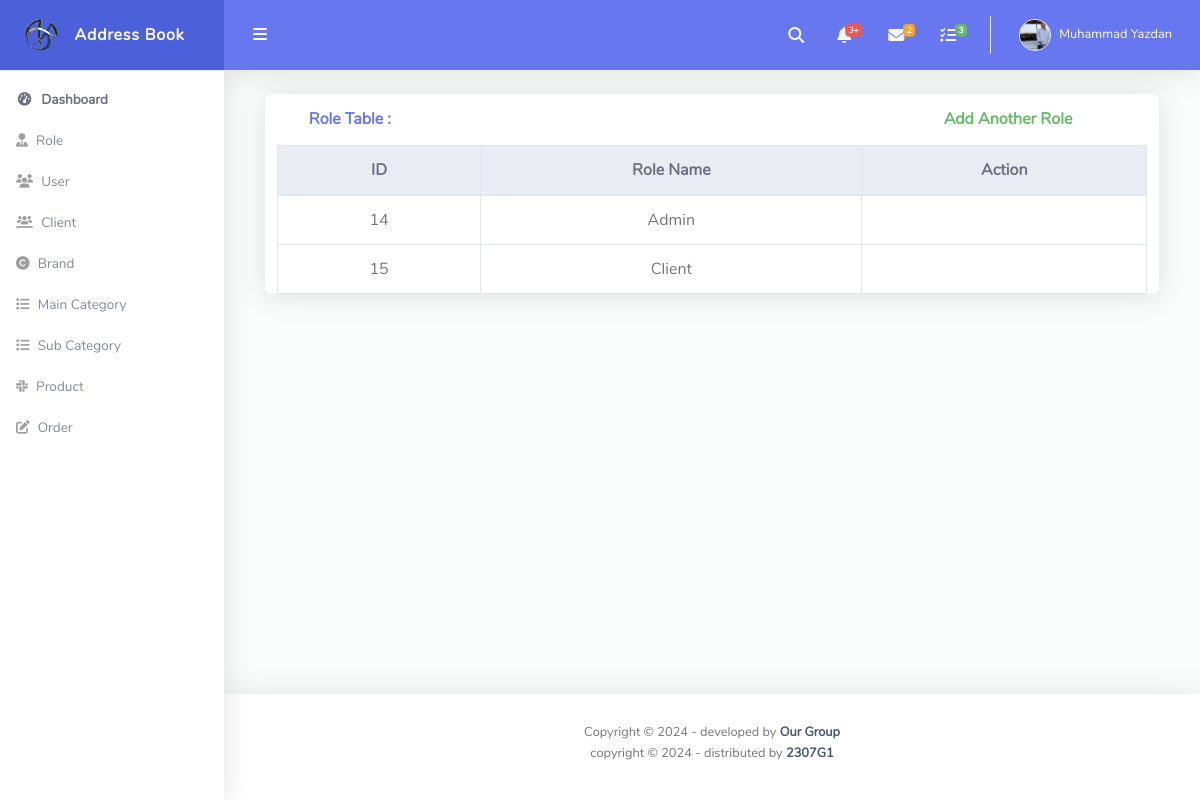
The app's page /admin/role_show.php with its own data.
### tables this page shows
CREATE TABLE `role` (
  `id` int(11) NOT NULL,
  `role_name` varchar(255) NOT NULL
);

### admin/role_show.php (the view, shortened to what this page needs)
<?php
include("./connection.php");
include("./header.php");
$sql = "select * from role";
$result = mysqli_query($con, $sql);
?>
<div id="content-wrapper" class="d-flex flex-column">
  <div id="content">
    <nav class="navbar navbar-expand navbar-light bg-navbar topbar mb-4 static-top">
      <button id="sidebarToggleTop" class="btn btn-link rounded-circle mr-3">
        <i class="fa fa-bars"></i>
      </button>
      <ul class="navbar-nav ml-auto">
        <li class="nav-item dropdown no-arrow">
          <a class="nav-link dropdown-toggle" href="#" id="searchDropdown" role="button" data-toggle="dropdown" aria-haspopup="true" aria-expanded="false">
            <i class="fas fa-search fa-fw"></i>
          </a>
        </li>
        <li class="nav-item dropdown no-arrow mx-1">
          <a class="nav-link dropdown-toggle" href="#" id="alertsDropdown" role="button" data-toggle="dropdown" aria-haspopup="true" aria-expanded="false">
            <i class="fas fa-bell fa-fw"></i>
            <span class="badge badge-danger badge-counter">3+</span>
          </a>
        </li>
        <li class="nav-item dropdown no-arrow mx-1">
          <a class="nav-link dropdown-toggle" href="#" id="messagesDropdown" role="button" data-toggle="dropdown" aria-haspopup="true" aria-expanded="false">
            <i class="fas fa-envelope fa-fw"></i>
            <span class="badge badge-warning badge-counter">2</span>
          </a>
        </li>
        <li class="nav-item dropdown no-arrow mx-1">
          <a class="nav-link dropdown-toggle" href="#" id="messagesDropdown" role="button" data-toggle="dropdown" aria-haspopup="true" aria-expanded="false">
            <i class="fas fa-tasks fa-fw"></i>
            <span class="badge badge-success badge-counter">3</span>
          </a>
        </li>
        <li class="nav-item dropdown no-arrow">
          <a class="nav-link dropdown-toggle" href="#" id="userDropdown" role="button" data-toggle="dropdown" aria-haspopup="true" aria-expanded="false">
            <img class="img-profile rounded-circle" src="../me.png" style="max-width: 60px">
            <span class="ml-2 d-none d-lg-inline text-white small">Muhammad Yazdan</span>
          </a>
        </li>
      </ul>
    </nav>
    <div class="card col-lg-11 mx-auto">
      <div class="container">
        <div class="row">
          <div class="col-lg-9 card-header py-3 d-flex flex-row align-items-center justify-content-between">
            <h6 class="m-0 font-weight-bold text-primary">Role Table :</h6>
          </div>
          <div class="col-lg-3 card-header py-3 d-flex flex-row align-items-center justify-content-between">
            <a href="./role_add.php">
              <h6 class="m-0 font-weight-bold text-success">Add Another Role</h6>
            </a>
          </div>
        </div>
      </div>
      <div class="table-responsive">
        <table class="table align-items-center table-bordered border-dark text-center">
          <thead class="thead-light">
            <tr>
              <th>ID</th>
              <th>Role Name</th>
              <th>Action</th>
            </tr>
          </thead>
          <tbody>
            <tr>
              <?php
              while ($rows = mysqli_fetch_assoc($result)) {
              ?>
                <td><?php echo $rows['id'] ?></td>
                <td><?php echo $rows['role_name'] ?></td>
                <td><a href="role_update.php?id=<?php echo $rows['id'] ?>">
                      </td>
            </tr>
          <?php  } ?>
          </tbody>
        </table>
      </div>
    </div>
  </div>
  <?php
  include("./footer.php");
  ?>

### records on screen
role: id "14", role_name "Admin"
role: id "15", role_name "Client"
